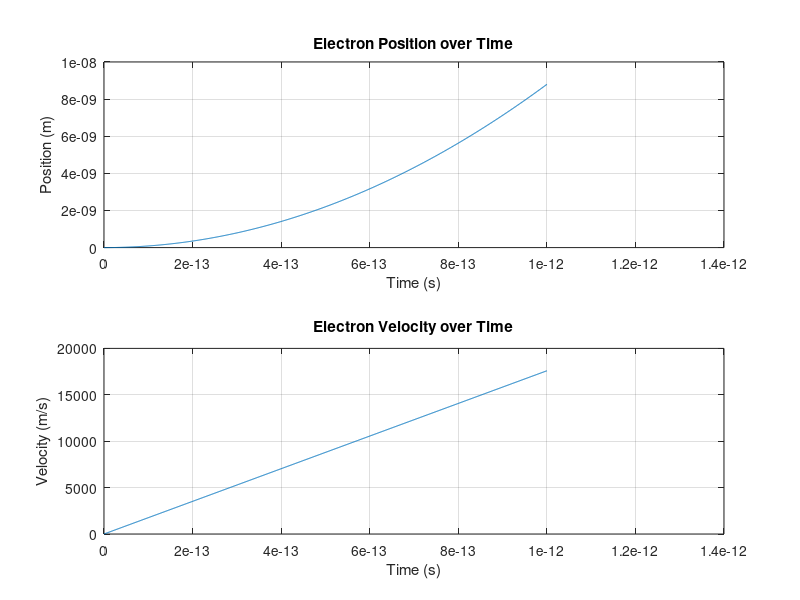

MATLAB code for this plot:
% Constants
e = 1.602176634e-19;      % Electron charge (C)
m_e = 9.10938356e-31;     % Electron mass (kg)

% Simulation Parameters
dt = 1e-15;               % Time step (s)
t_max = 1e-12;            % Total simulation time (s)
E = 1e5;                  % Electric field (V/m)

% Time Array
t = 0:dt:t_max;           % Time vector

% Initialize Position and Velocity Arrays
num_steps = length(t);
x = zeros(1, num_steps);  % Position (m)
v = zeros(1, num_steps);  % Velocity (m/s)

% Simulation Loop
for n = 2:num_steps
    % Compute acceleration due to electric field
    a = (e * E) / m_e;
    
    % Update velocity
    v(n) = v(n-1) + a * dt;
    
    % Update position
    x(n) = x(n-1) + v(n-1) * dt + 0.5 * a * dt^2;
end

% Plot Results
figure;
subplot(2,1,1);
plot(t, x);
xlabel('Time (s)');
ylabel('Position (m)');
title('Electron Position over Time');
grid on;

subplot(2,1,2);
plot(t, v);
xlabel('Time (s)');
ylabel('Velocity (m/s)');
title('Electron Velocity over Time');
grid on;
